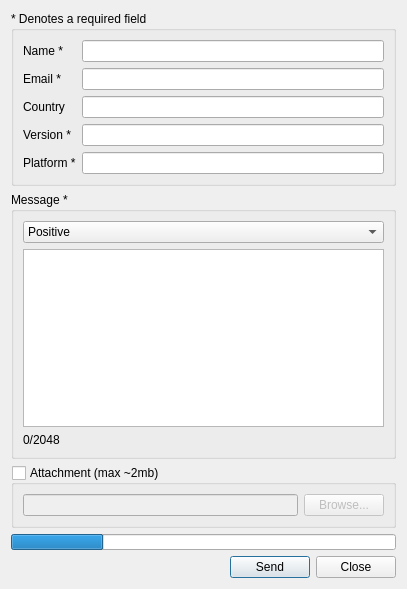
<?xml version="1.0" encoding="UTF-8"?>
<ui version="4.0">
 <class>DlgFeedback</class>
 <widget class="QDialog" name="DlgFeedback">
  <property name="geometry">
   <rect>
    <x>0</x>
    <y>0</y>
    <width>407</width>
    <height>589</height>
   </rect>
  </property>
  <property name="windowTitle">
   <string>Dialog</string>
  </property>
  <layout class="QGridLayout" name="gridLayout_4">
   <item row="1" column="0">
    <widget class="QGroupBox" name="grpMessage">
     <property name="title">
      <string>Message *</string>
     </property>
     <layout class="QGridLayout" name="gridLayout_3">
      <item row="1" column="0">
       <widget class="QPlainTextEdit" name="txtMessage">
        <property name="plainText">
         <string/>
        </property>
       </widget>
      </item>
      <item row="2" column="0">
       <widget class="QLabel" name="lblLimit">
        <property name="text">
         <string>0/2048</string>
        </property>
       </widget>
      </item>
      <item row="0" column="0">
       <widget class="QComboBox" name="cmbFeelings">
        <property name="iconSize">
         <size>
          <width>16</width>
          <height>16</height>
         </size>
        </property>
        <item>
         <property name="text">
          <string>Positive</string>
         </property>
         <property name="icon">
          <iconset resource="../../../../svnroot/newsflash/gui/resource.qrc">
           <normaloff>:/resource/16x16_ico_png/ico_happy.png</normaloff>:/resource/16x16_ico_png/ico_happy.png</iconset>
         </property>
        </item>
        <item>
         <property name="text">
          <string>Neutral</string>
         </property>
         <property name="icon">
          <iconset resource="../../../../svnroot/newsflash/gui/resource.qrc">
           <normaloff>:/resource/16x16_ico_png/ico_neutral.png</normaloff>:/resource/16x16_ico_png/ico_neutral.png</iconset>
         </property>
        </item>
        <item>
         <property name="text">
          <string>Negative</string>
         </property>
         <property name="icon">
          <iconset resource="../../../../svnroot/newsflash/gui/resource.qrc">
           <normaloff>:/resource/16x16_ico_png/ico_unhappy.png</normaloff>:/resource/16x16_ico_png/ico_unhappy.png</iconset>
         </property>
        </item>
       </widget>
      </item>
     </layout>
    </widget>
   </item>
   <item row="4" column="0">
    <layout class="QHBoxLayout" name="horizontalLayout">
     <item>
      <spacer name="horizontalSpacer">
       <property name="orientation">
        <enum>Qt::Horizontal</enum>
       </property>
       <property name="sizeHint" stdset="0">
        <size>
         <width>40</width>
         <height>20</height>
        </size>
       </property>
      </spacer>
     </item>
     <item>
      <widget class="QPushButton" name="btnSend">
       <property name="text">
        <string>Send</string>
       </property>
      </widget>
     </item>
     <item>
      <widget class="QPushButton" name="btnClose">
       <property name="text">
        <string>Close</string>
       </property>
      </widget>
     </item>
    </layout>
   </item>
   <item row="0" column="0">
    <widget class="QGroupBox" name="groupBox">
     <property name="title">
      <string>* Denotes a required field</string>
     </property>
     <layout class="QGridLayout" name="gridLayout_2">
      <item row="1" column="0">
       <layout class="QGridLayout" name="gridLayout">
        <item row="1" column="2">
         <widget class="QLineEdit" name="editName"/>
        </item>
        <item row="3" column="0">
         <widget class="QLabel" name="lblEmail">
          <property name="text">
           <string>Email *</string>
          </property>
         </widget>
        </item>
        <item row="3" column="2">
         <widget class="QLineEdit" name="editEmail"/>
        </item>
        <item row="4" column="0">
         <widget class="QLabel" name="lblCountry">
          <property name="text">
           <string>Country</string>
          </property>
         </widget>
        </item>
        <item row="6" column="2">
         <widget class="QLineEdit" name="editVersion">
          <property name="toolTip">
           <string>The current software version</string>
          </property>
         </widget>
        </item>
        <item row="7" column="2">
         <widget class="QLineEdit" name="editPlatform">
          <property name="toolTip">
           <string>The platform, e.g. Windows XP, Windows 7, Ubuntu 9.10</string>
          </property>
         </widget>
        </item>
        <item row="7" column="0">
         <widget class="QLabel" name="lblPlatform">
          <property name="text">
           <string>Platform *</string>
          </property>
         </widget>
        </item>
        <item row="1" column="0">
         <widget class="QLabel" name="label_2">
          <property name="text">
           <string>Name *</string>
          </property>
         </widget>
        </item>
        <item row="6" column="0">
         <widget class="QLabel" name="lblVersion">
          <property name="text">
           <string>Version *</string>
          </property>
         </widget>
        </item>
        <item row="4" column="2">
         <widget class="QLineEdit" name="editCountry"/>
        </item>
       </layout>
      </item>
     </layout>
    </widget>
   </item>
   <item row="2" column="0">
    <widget class="QGroupBox" name="grpAttachment">
     <property name="title">
      <string>Attachment (max ~2mb)</string>
     </property>
     <property name="checkable">
      <bool>true</bool>
     </property>
     <property name="checked">
      <bool>false</bool>
     </property>
     <layout class="QGridLayout" name="gridLayout_5">
      <item row="0" column="0">
       <layout class="QHBoxLayout" name="horizontalLayout_2">
        <item>
         <widget class="QLineEdit" name="editAttachment"/>
        </item>
        <item>
         <widget class="QPushButton" name="btnBrowse">
          <property name="text">
           <string>Browse...</string>
          </property>
         </widget>
        </item>
       </layout>
      </item>
     </layout>
    </widget>
   </item>
   <item row="3" column="0">
    <widget class="QWidget" name="widget_2" native="true">
     <property name="minimumSize">
      <size>
       <width>0</width>
       <height>16</height>
      </size>
     </property>
     <layout class="QGridLayout" name="gridLayout_6">
      <property name="margin">
       <number>0</number>
      </property>
      <item row="0" column="0">
       <widget class="QProgressBar" name="progress">
        <property name="maximumSize">
         <size>
          <width>16777215</width>
          <height>16</height>
         </size>
        </property>
        <property name="value">
         <number>24</number>
        </property>
        <property name="textVisible">
         <bool>false</bool>
        </property>
       </widget>
      </item>
     </layout>
    </widget>
   </item>
  </layout>
 </widget>
 <tabstops>
  <tabstop>editName</tabstop>
  <tabstop>editEmail</tabstop>
  <tabstop>editCountry</tabstop>
  <tabstop>editVersion</tabstop>
  <tabstop>editPlatform</tabstop>
  <tabstop>cmbFeelings</tabstop>
  <tabstop>txtMessage</tabstop>
  <tabstop>editAttachment</tabstop>
  <tabstop>btnBrowse</tabstop>
  <tabstop>btnSend</tabstop>
  <tabstop>btnClose</tabstop>
 </tabstops>
 <resources>
  <include location="../../../../svnroot/newsflash/gui/resource.qrc"/>
 </resources>
 <connections/>
</ui>
